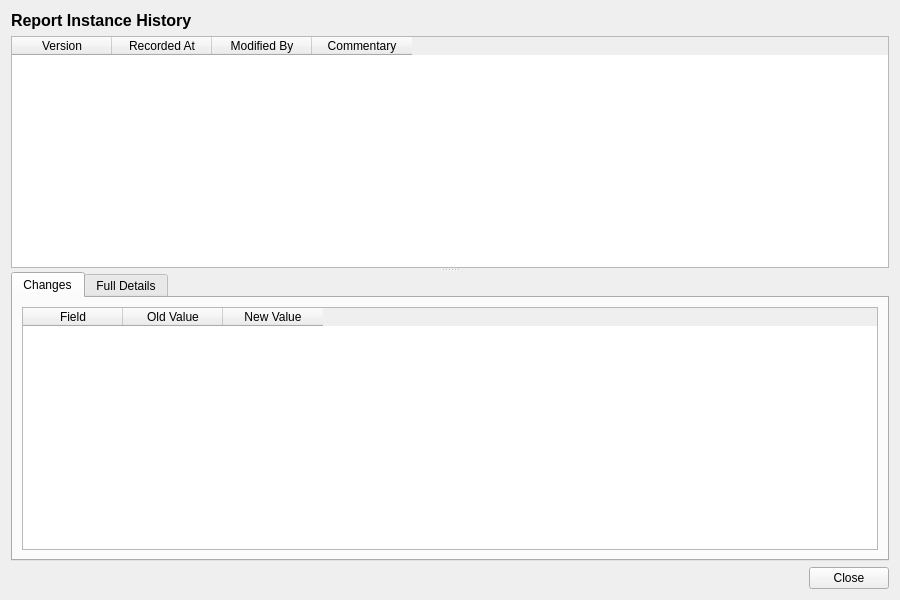
<?xml version="1.0" encoding="UTF-8"?>
<ui version="4.0">
 <class>ReportInstanceHistoryDialog</class>
 <widget class="QWidget" name="ReportInstanceHistoryDialog">
  <property name="geometry">
   <rect>
    <x>0</x>
    <y>0</y>
    <width>900</width>
    <height>600</height>
   </rect>
  </property>
  <property name="windowTitle">
   <string>Report Instance History</string>
  </property>
  <layout class="QVBoxLayout" name="verticalLayout">
   <item>
    <widget class="QLabel" name="titleLabel">
     <property name="font">
      <font>
       <pointsize>12</pointsize>
       <bold>true</bold>
      </font>
     </property>
     <property name="text">
      <string>Report Instance History</string>
     </property>
    </widget>
   </item>
   <item>
    <widget class="QSplitter" name="splitter">
     <property name="orientation">
      <enum>Qt::Vertical</enum>
     </property>
     <widget class="QTableWidget" name="versionListWidget">
      <property name="minimumHeight">
       <number>150</number>
      </property>
      <property name="maximumHeight">
       <number>250</number>
      </property>
      <property name="alternatingRowColors">
       <bool>true</bool>
      </property>
      <property name="editTriggers">
       <set>QAbstractItemView::NoEditTriggers</set>
      </property>
      <property name="selectionMode">
       <enum>QAbstractItemView::SingleSelection</enum>
      </property>
      <property name="selectionBehavior">
       <enum>QAbstractItemView::SelectRows</enum>
      </property>
      <column>
       <property name="text">
        <string>Version</string>
       </property>
      </column>
      <column>
       <property name="text">
        <string>Recorded At</string>
       </property>
      </column>
      <column>
       <property name="text">
        <string>Modified By</string>
       </property>
      </column>
      <column>
       <property name="text">
        <string>Commentary</string>
       </property>
      </column>
     </widget>
     <widget class="QWidget" name="detailWidget">
      <layout class="QVBoxLayout" name="detailLayout">
       <property name="leftMargin">
        <number>0</number>
       </property>
       <property name="topMargin">
        <number>0</number>
       </property>
       <property name="rightMargin">
        <number>0</number>
       </property>
       <property name="bottomMargin">
        <number>0</number>
       </property>
       <item>
        <widget class="QTabWidget" name="tabWidget">
         <property name="currentIndex">
          <number>0</number>
         </property>
         <widget class="QWidget" name="changesTab">
          <attribute name="title">
           <string>Changes</string>
          </attribute>
          <layout class="QVBoxLayout" name="changesTabLayout">
           <item>
            <widget class="QTableWidget" name="changesTableWidget">
             <property name="editTriggers">
              <set>QAbstractItemView::NoEditTriggers</set>
             </property>
             <property name="alternatingRowColors">
              <bool>true</bool>
             </property>
             <property name="selectionMode">
              <enum>QAbstractItemView::SingleSelection</enum>
             </property>
             <property name="selectionBehavior">
              <enum>QAbstractItemView::SelectRows</enum>
             </property>
             <column>
              <property name="text">
               <string>Field</string>
              </property>
             </column>
             <column>
              <property name="text">
               <string>Old Value</string>
              </property>
             </column>
             <column>
              <property name="text">
               <string>New Value</string>
              </property>
             </column>
            </widget>
           </item>
          </layout>
         </widget>
         <widget class="QWidget" name="fullDetailsTab">
          <attribute name="title">
           <string>Full Details</string>
          </attribute>
          <layout class="QVBoxLayout" name="fullDetailsTabLayout">
           <item>
            <widget class="QScrollArea" name="scrollArea">
             <property name="widgetResizable">
              <bool>true</bool>
             </property>
             <widget class="QWidget" name="scrollAreaWidgetContents">
              <property name="geometry">
               <rect>
                <x>0</x>
                <y>0</y>
                <width>560</width>
                <height>450</height>
               </rect>
              </property>
              <layout class="QFormLayout" name="formLayout">
               <item row="0" column="0">
                <widget class="QLabel" name="nameLabel">
                 <property name="text">
                  <string>Name:</string>
                 </property>
                </widget>
               </item>
               <item row="0" column="1">
                <widget class="QLabel" name="nameValue">
                 <property name="text">
                  <string/>
                 </property>
                </widget>
               </item>
               <item row="1" column="0">
                <widget class="QLabel" name="descriptionLabel">
                 <property name="text">
                  <string>Description:</string>
                 </property>
                </widget>
               </item>
               <item row="1" column="1">
                <widget class="QLabel" name="descriptionValue">
                 <property name="text">
                  <string/>
                 </property>
                 <property name="wordWrap">
                  <bool>true</bool>
                 </property>
                </widget>
               </item>
               <item row="2" column="0">
                <widget class="QLabel" name="output_messageLabel">
                 <property name="text">
                  <string>Output:</string>
                 </property>
                </widget>
               </item>
               <item row="2" column="1">
                <widget class="QLabel" name="outputValue">
                 <property name="text">
                  <string/>
                 </property>
                 <property name="wordWrap">
                  <bool>true</bool>
                 </property>
                </widget>
               </item>
               <item row="3" column="0">
                <widget class="QLabel" name="versionNumberLabel">
                 <property name="text">
                  <string>Version:</string>
                 </property>
                </widget>
               </item>
               <item row="3" column="1">
                <widget class="QLabel" name="versionNumberValue">
                 <property name="text">
                  <string/>
                 </property>
                </widget>
               </item>
               <item row="4" column="0">
                <widget class="QLabel" name="modifiedByLabel">
                 <property name="text">
                  <string>Modified By:</string>
                 </property>
                </widget>
               </item>
               <item row="4" column="1">
                <widget class="QLabel" name="modifiedByValue">
                 <property name="text">
                  <string/>
                 </property>
                </widget>
               </item>
               <item row="5" column="0">
                <widget class="QLabel" name="recordedAtLabel">
                 <property name="text">
                  <string>Recorded At:</string>
                 </property>
                </widget>
               </item>
               <item row="5" column="1">
                <widget class="QLabel" name="recordedAtValue">
                 <property name="text">
                  <string/>
                 </property>
                </widget>
               </item>
               <item row="6" column="0">
                <widget class="QLabel" name="changeCommentaryLabel">
                 <property name="text">
                  <string>Change Commentary:</string>
                 </property>
                </widget>
               </item>
               <item row="6" column="1">
                <widget class="QLabel" name="changeCommentaryValue">
                 <property name="text">
                  <string/>
                 </property>
                 <property name="wordWrap">
                  <bool>true</bool>
                 </property>
                </widget>
               </item>
              </layout>
             </widget>
            </widget>
           </item>
          </layout>
         </widget>
        </widget>
       </item>
      </layout>
     </widget>
    </widget>
   </item>
   <item>
    <layout class="QHBoxLayout" name="buttonLayout">
     <item>
      <spacer name="horizontalSpacer">
       <property name="orientation">
        <enum>Qt::Horizontal</enum>
       </property>
       <property name="sizeHint" stdset="0">
        <size><width>40</width><height>20</height></size>
       </property>
      </spacer>
     </item>
     <item>
      <widget class="QPushButton" name="closeButton">
       <property name="text">
        <string>Close</string>
       </property>
      </widget>
     </item>
    </layout>
   </item>
  </layout>
 </widget>
 <resources/>
 <connections/>
</ui>
